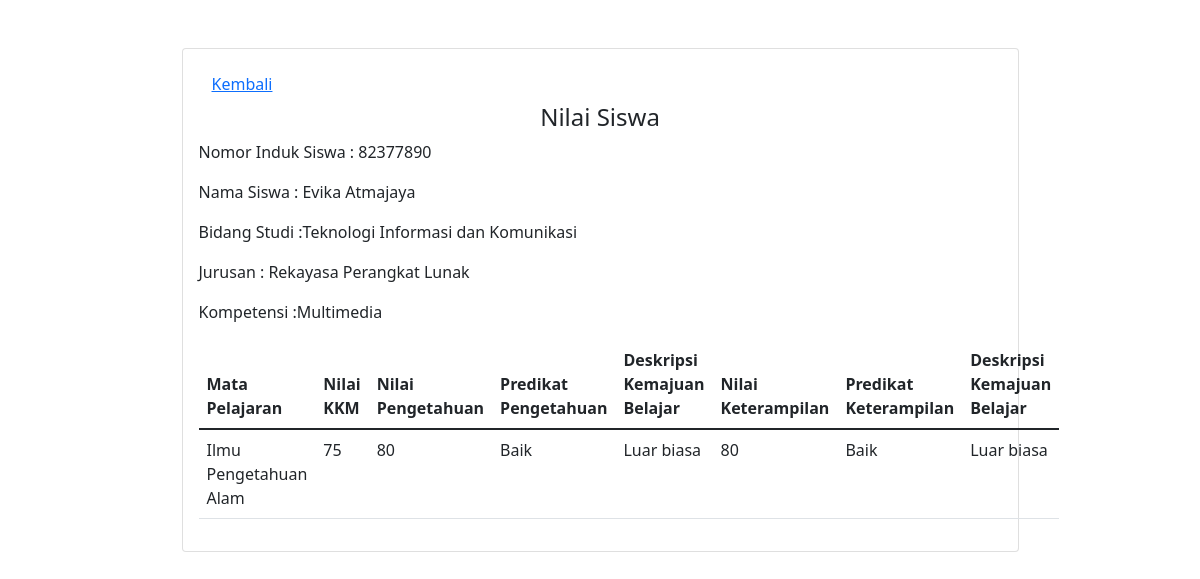
/kesiswaan/regismapel_list.php?idsiswa=82377890, run on the app's committed database.
### tables this page shows
CREATE TABLE `registrasiMapel` (
  `nis` int(10) NOT NULL,
  `idKelasMapel` varchar(10) NOT NULL,
  `nilaiKKM` int(11) NOT NULL,
  `nilaiPengetahuan` int(11) NOT NULL,
  `predPengetahuan` varchar(20) NOT NULL,
  `deskripsiPengetahuan` varchar(150) NOT NULL,
  `nilaiKeterampilan` int(11) NOT NULL,
  `predKeterampilan` varchar(20) NOT NULL,
  `deskripsiKeterampilan` varchar(150) NOT NULL
);

CREATE TABLE `siswa` (
  `nis` int(10) NOT NULL,
  `namaSiswa` varchar(30) NOT NULL,
  `tanggalLahirSiswa` date NOT NULL,
  `jenisKelaminSiswa` enum('Perempuan','Laki-laki') NOT NULL,
  `alamatSiswa` varchar(50) NOT NULL,
  `noTelpSiswa` varchar(16) NOT NULL,
  `namaOrangTua` varchar(30) NOT NULL,
  `kodeKompetensi` varchar(10) NOT NULL
);

CREATE TABLE `bidangStudi` (
  `kodeBidangStudi` varchar(8) NOT NULL,
  `namaBidangStudi` varchar(50) NOT NULL
);

CREATE TABLE `jurusan` (
  `kodeJurusan` varchar(5) NOT NULL,
  `namaJurusan` varchar(30) NOT NULL,
  `kodeBidangStudi` varchar(8) NOT NULL
);

CREATE TABLE `kompetensi` (
  `kodeKompetensi` varchar(5) NOT NULL,
  `namaKompetensi` varchar(20) NOT NULL,
  `kodeJurusan` varchar(5) NOT NULL
);

CREATE TABLE `mataPelajaran` (
  `idMapel` varchar(10) NOT NULL,
  `namaMapel` varchar(50) NOT NULL
);

### kesiswaan/regismapel_list.php (the view, shortened to what this page needs)
<?php
include '../conn.php';
$idsiswa = $_GET['idsiswa'];
$sched = "SELECT * FROM registrasiMapel INNER JOIN siswa on registrasiMapel.nis = siswa.nis inner join kompetensi on siswa.kodeKompetensi = kompetensi.kodeKompetensi inner join jurusan on kompetensi.kodeJurusan = jurusan.kodeJurusan inner join bidangStudi on jurusan.kodeBidangStudi = bidangStudi.kodeBidangStudi INNER JOIN kelasMataPelajaran on registrasiMapel.idKelasMapel = kelasMataPelajaran.idKelasMapel inner join mataPelajaran on kelasMataPelajaran.idMapel = mataPelajaran.idMapel where registrasiMapel.nis = '$idsiswa'";
$q = mysqli_query($conn,$sched);
?>
<!DOCTYPE html>
<head>
    <link href="https://cdn.jsdelivr.net/npm/bootstrap@5.1.3/dist/css/bootstrap.min.css" rel="stylesheet">
</head>
<body>
    <div class="container">
        <div class="col-sm-9 mx-auto">
            <div class="card card-register my-5 card-body">
                <div>
                    <a href="kelas_list.php" class="btn btn-link">
                        Kembali
                    </a>
                </div>
                <h4 class="text-center"> Nilai Siswa</h4>
                <div>
                    <?php
                    if(mysqli_num_rows($q)>0){
                        $fetch=mysqli_fetch_array($q);
                            echo("
                            <p>Nomor Induk Siswa : ".$fetch['nis']."</p>
                            <p>Nama Siswa : ".$fetch['namaSiswa']." </p>
                            <p>Bidang Studi :".$fetch['namaBidangStudi']." </p>
                            <p>Jurusan : ".$fetch['namaJurusan']."</p>
                            <p>Kompetensi :".$fetch['namaKompetensi']." </p>
                            ");
                    }
                    ?>
                </div>
                <table class="table">
                    <thead>
                        <tr>
                            <th scope="col">Mata Pelajaran</th>
                            <th scope="col">Nilai KKM</th>
                            <th scope="col">Nilai Pengetahuan</th>
                            <th scope="col">Predikat Pengetahuan</th>
                            <th scope="col">Deskripsi Kemajuan Belajar </th>
                            <th scope="col">Nilai Keterampilan</th>
                            <th scope="col">Predikat Keterampilan</th>
                            <th scope="col">Deskripsi Kemajuan Belajar</th>
                        </tr>
                    </thead>
                    <tbody>
                    <?php
                        $q2     = mysqli_query($conn, $sched);
                        while ($r2 = mysqli_fetch_array($q2)) {
                            $nis       = $r2['namaMapel'];
                            $nilaiKKM    = $r2['nilaiKKM'];
                            $np  = $r2['nilaiPengetahuan'];
                            $pp        = $r2['predPengetahuan'];
                            $deskp     = $r2['deskripsiPengetahuan'];
                            $nk  = $r2['nilaiKeterampilan'];
                            $pk        = $r2['predKeterampilan'];
                            $desk     = $r2['deskripsiKeterampilan'];
                    ?>
                    <tr >
                                <td scope="col-12"><?php echo $nis ?></td>
                                <td scope="col-12"><?php echo $nilaiKKM ?></td>
                                <td scope="col-12"><?php echo $np ?></td>
                                <td scope="col-12"><?php echo $pp ?></td>
                                <td scope="col-12"><?php echo $deskp ?></td>
                                <td scope="col-12"><?php echo $nk ?></td>
                                <td scope="col-12"><?php echo $pk ?></td>
                                <td scope="col-12"><?php echo $desk ?></td>
                            </tr>
                            <?php
                        }
                        ?>
                    </tbody>
                </table>
            </div>
        </div>
    </div>
</body>
</html>

### data on the page
registrasimapel: nis.nis "82377890", nis.namaSiswa "Evika Atmajaya", bidangstudi.namaBidangStudi "Teknologi Informasi dan Komunikasi", jurusan.namaJurusan "Rekayasa Perangkat Lunak", kompetensi.namaKompetensi "Multimedia", matapelajaran.namaMapel "Ilmu Pengetahuan Alam", nilaiKKM "75", nilaiPengetahuan "80", predPengetahuan "Baik", deskripsiPengetahuan "Luar biasa", nilaiKeterampilan "80", predKeterampilan "Baik", deskripsiKeterampilan "Luar biasa"
